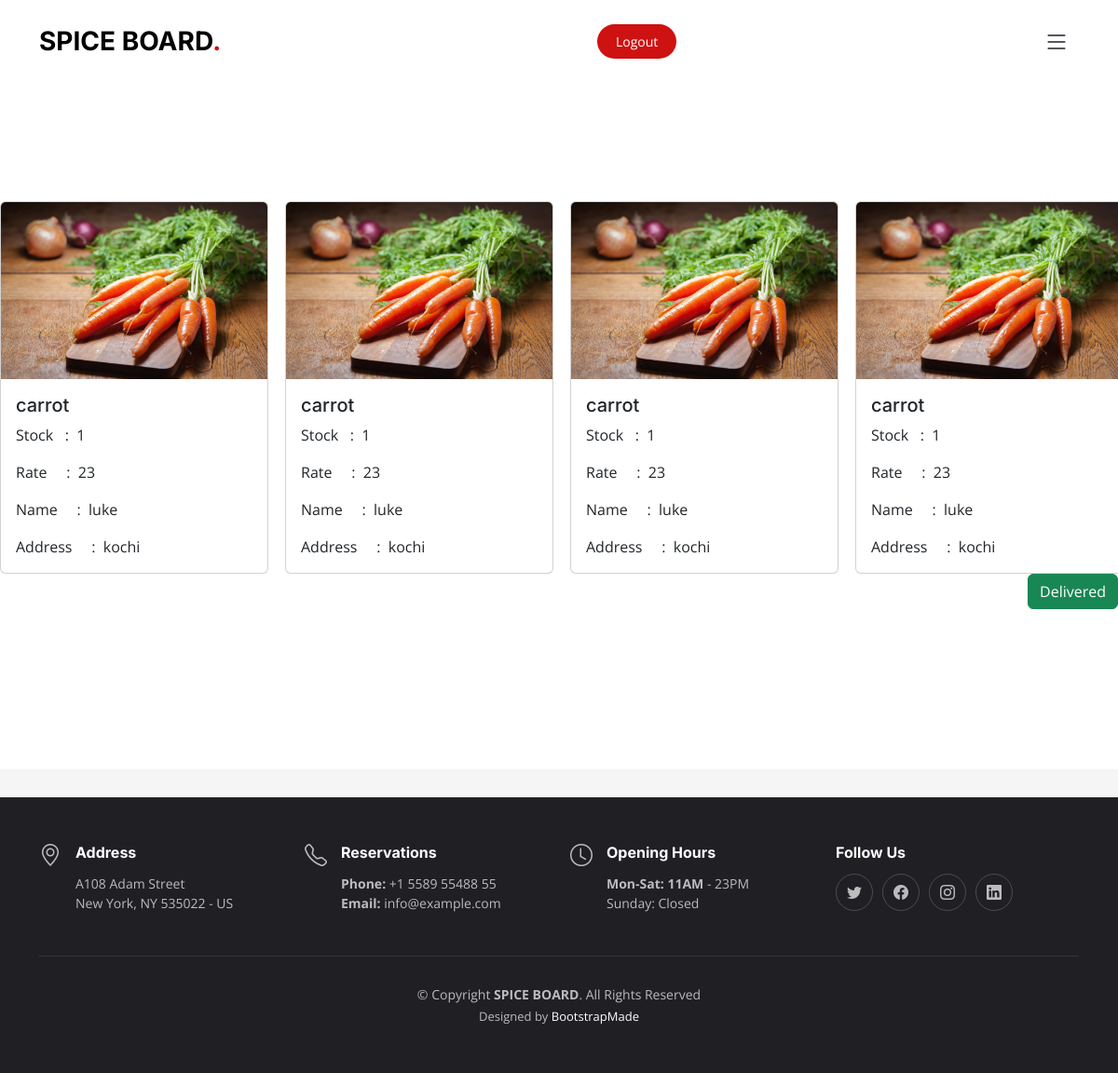
Page /farmer_view_booked_product/ (signed in) on the committed database.
### app/models.py (models this page shows)
class Cart_table(models.Model):
    cart_id = models.AutoField(primary_key=True)
    cart_date=models.CharField(max_length=100)
    cart_name=models.CharField(max_length=100)
    cart_cat=models.CharField(max_length=100)
    cart_stock=models.CharField(max_length=100)
    cart_rate=models.CharField(max_length=100)
    uid=models.ForeignKey(Usertable,on_delete=models.CASCADE,blank=True,null=True)
    pid=models.ForeignKey(Product_table,on_delete=models.CASCADE,blank=True,null=True)
    cart1=models.CharField(max_length=100,default="" )
    cart2=models.CharField(max_length=100,default="" )
    cart3=models.CharField(max_length=100,default="" )

class Product_table(models.Model):
    pid = models.AutoField(primary_key=True)
    p_date=models.CharField(max_length=100)
    p_name=models.CharField(max_length=100)
    p_img=models.ImageField(max_length=100)
    p_cat=models.CharField(max_length=100)
    p_stock=models.CharField(max_length=100)
    p_rate=models.CharField(max_length=100)
    fid=models.ForeignKey(Farmertable,on_delete=models.CASCADE,blank=True,null=True)
    pro1=models.CharField(max_length=100,default="" )
    pro2=models.CharField(max_length=100,default="" )

class Usertable(models.Model):
    uid = models.AutoField(primary_key=True)
    u_name=models.CharField(max_length=100)
    u_phone=models.CharField(max_length=100)
    u_address=models.CharField(max_length=100)
    u_email=models.CharField(max_length=100)
    u_pass=models.CharField(max_length=100)
    u_loca=models.CharField(max_length=100)
    u1=models.CharField(max_length=100,default="" )
    u2=models.CharField(max_length=100,default="" )
    u3=models.CharField(max_length=100,default="" )
    u4=models.CharField(max_length=100,default="" )
    u5=models.CharField(max_length=100,default="" )

### app/views.py (the view)
# urls.py: path('farmer_view_booked_product/', views.farmer_view_booked_product),
def farmer_view_booked_product(request):
    msg=""
    btn=""
    total=0
    fid=request.session['fid']
    abc = Cart_table.objects.filter(cart_cat="paid")
    if abc:
        id=Cart_table.objects.filter(cart_cat="paid")
        id=id[0].uid_id
        abcd = Usertable.objects.filter(uid=id)
    for i in abc:
        total += int(i.cart_rate)
    print("============",total)
    if request.POST:
        abc = Cart_table.objects.filter(uid_id=id).update(cart_cat="deliverd")
    abc=Cart_table.objects.filter(pid_id__fid=fid,cart_cat="paid")
    return render(request, 'farmer/farmer_view_booked_product.html',{"abc":abc,"msg":msg,"total":total})

### templates/farmer/farmer_view_booked_product.html (shortened to what this page needs)
{% extends 'farmer/farmer_home.html' %} {% load static %} {% block content %}
<div class="mt-5">
  <br />
  <br />
  <br />
  <br />
  <br />
  <div class="mt-5">
    <div class="row">
      {% for i in abc%}
      <div class="col-3">
        <div class="card" style="width: 18rem; height: 25rem">
          <img
            src="/static/assets/image/{{i.pid.p_img}}"
            class="card-img-top"
            style="height: 200px"
            alt="..."
          />
          <div class="card-body">
            <h5 class="card-title">{{i.pid.p_name}}</h5>
            <p class="card-text">Stock &nbsp : &nbsp{{i.cart_stock}}</p>
            <p class="card-text">Rate &nbsp &nbsp : &nbsp{{i.pid.p_rate}}</p>
            <p class="card-text">Name &nbsp &nbsp : &nbsp{{i.uid.u_name}}</p>
            <p class="card-text">Address &nbsp &nbsp : &nbsp{{i.uid.u_address}}</p>
          </div>
        </div>
      </div>
      {% endfor %}
    </div>
    {% if abc %}
    <form method="post">
        <input type="submit" value="Delivered" class="btn btn-success float-end">
    </form>
    {% endif %}
    <br /><br /><br /><br /><br />
    {% endblock %}

### templates/farmer/farmer_home.html (shortened to what this page needs)
{% load static %}
<!DOCTYPE html>
<html lang="en">
<head>
  <link href="{% static 'assets/vendor/bootstrap/css/bootstrap.min.css' %}" rel="stylesheet">
  <link href="{% static 'assets/vendor/bootstrap-icons/bootstrap-icons.css' %}" rel="stylesheet">
  <link href="{% static 'assets/vendor/aos/aos.css' %}" rel="stylesheet">
  <link href="{% static 'assets/vendor/glightbox/css/glightbox.min.css' %}" rel="stylesheet">
  <link href="{% static 'assets/vendor/swiper/swiper-bundle.min.css' %}" rel="stylesheet">
  <link href="{% static 'assets/css/main.css' %}" rel="stylesheet">
</head>
<body>
  <header id="header" class="header fixed-top d-flex align-items-center">
    <div class="container d-flex align-items-center justify-content-between">
      <a href="index.html" class="logo d-flex align-items-center me-auto me-lg-0">
        <h1>SPICE BOARD<span>.</span></h1>
      </a>
      <a class="btn-book-a-table" href="/index">Logout</a>
      <i class="mobile-nav-toggle mobile-nav-show bi bi-list"></i>
    </div>
  </header>
  {% block content %}
  {% endblock %}
  <main id="main">
    <div class="breadcrumbs">
    </div>
  </main>
  <footer id="footer" class="footer">
    <div class="container">
      <div class="row gy-3">
        <div class="col-lg-3 col-md-6 d-flex">
          <i class="bi bi-geo-alt icon"></i>
          <div>
            <h4>Address</h4>
            <p>
              A108 Adam Street <br>
              New York, NY 535022 - US<br>
            </p>
          </div>
        </div>
        <div class="col-lg-3 col-md-6 footer-links d-flex">
          <i class="bi bi-telephone icon"></i>
          <div>
            <h4>Reservations</h4>
            <p>
              <strong>Phone:</strong> +1 5589 55488 55<br>
              <strong>Email:</strong> info@example.com<br>
            </p>
          </div>
        </div>
        <div class="col-lg-3 col-md-6 footer-links d-flex">
          <i class="bi bi-clock icon"></i>
          <div>
            <h4>Opening Hours</h4>
            <p>
              <strong>Mon-Sat: 11AM</strong> - 23PM<br>
              Sunday: Closed
            </p>
          </div>
        </div>
        <div class="col-lg-3 col-md-6 footer-links">
          <h4>Follow Us</h4>
          <div class="social-links d-flex">
            <a href="#" class="twitter"><i class="bi bi-twitter"></i></a>
            <a href="#" class="facebook"><i class="bi bi-facebook"></i></a>
            <a href="#" class="instagram"><i class="bi bi-instagram"></i></a>
            <a href="#" class="linkedin"><i class="bi bi-linkedin"></i></a>
          </div>
        </div>
      </div>
    </div>
    <div class="container">
      <div class="copyright">
        &copy; Copyright <strong><span>SPICE BOARD</span></strong>. All Rights Reserved
      </div>
      <div class="credits">
        Designed by <a href="https://bootstrapmade.com/">BootstrapMade</a>
      </div>
    </div>
  </footer>
</body>
</html>

### static/assets/css/main.css (style rules this page uses)
:root { --font-default: "Open Sans", system-ui, -apple-system, "Segoe UI", Roboto, "Helvetica Neue", Arial, "Noto Sans", "Liberation Sans", sans-serif, "Apple Color Emoji", "Segoe UI Emoji", "Segoe UI Symbol", "Noto Color Emoji"; --font-primary: "Amatic SC", sans-serif; --font-secondary: "Inter", sans-serif; }
:root { --color-default: #212529; --color-primary: #ce1212; --color-secondary: #37373f; }
:root { scroll-behavior: smooth; }
body { font-family: var(--font-default); color: var(--color-default); }
a { color: var(--color-primary); text-decoration: none; }
h1, h2, h3, h4, h5, h6 { font-family: var(--font-secondary); }
.breadcrumbs { padding: 15px 0; background: rgba(55, 55, 63, 0.05); margin-top: 90px; }
.header { background: #fff; transition: all 0.5s; z-index: 997; height: 90px; border-bottom: 1px solid #fff; }
.header .logo h1 { font-size: 28px; font-weight: 700; color: #000; margin: 0; font-family: var(--font-secondary); }
.header .logo h1 span { color: var(--color-primary); }
.header .btn-book-a-table, .header .btn-book-a-table:focus { font-size: 14px; color: #fff; background: var(--color-primary); padding: 8px 20px; margin-left: 30px; border-radius: 50px; transition: 0.3s; }
@media (max-width: 1279px) { .mobile-nav-show { color: var(--color-secondary); font-size: 28px; cursor: pointer; line-height: 0; transition: 0.5s; z-index: 9999; margin: 0 10px 0 20px; } }
.footer { font-size: 14px; background-color: #1f1f24; padding: 50px 0; color: rgba(255, 255, 255, 0.7); }
.footer .icon { margin-right: 15px; font-size: 24px; line-height: 0; }
.footer h4 { font-size: 16px; font-weight: bold; position: relative; padding-bottom: 5px; color: #fff; }
.footer .footer-links { margin-bottom: 30px; }
.footer .social-links a { display: flex; align-items: center; justify-content: center; width: 40px; height: 40px; border-radius: 50%; border: 1px solid rgba(255, 255, 255, 0.2); font-size: 16px; color: rgba(255, 255, 255, 0.7); margin-right: 10px; transition: 0.3s; }
.footer .copyright { text-align: center; padding-top: 30px; border-top: 1px solid rgba(255, 255, 255, 0.1); }
.footer .credits { padding-top: 4px; text-align: center; font-size: 13px; }
.footer .credits a { color: #fff; }

### rows in the picture
Cart_table: pid.p_img (picture), pid.p_name "carrot", cart_stock "1", pid.p_rate "23", uid.u_name "luke", uid.u_address "kochi"
Cart_table: pid.p_img (picture), pid.p_name "carrot", cart_stock "1", pid.p_rate "23", uid.u_name "luke", uid.u_address "kochi"
Cart_table: pid.p_img (picture), pid.p_name "carrot", cart_stock "1", pid.p_rate "23", uid.u_name "luke", uid.u_address "kochi"
Cart_table: pid.p_img (picture), pid.p_name "carrot", cart_stock "1", pid.p_rate "23", uid.u_name "luke", uid.u_address "kochi"
